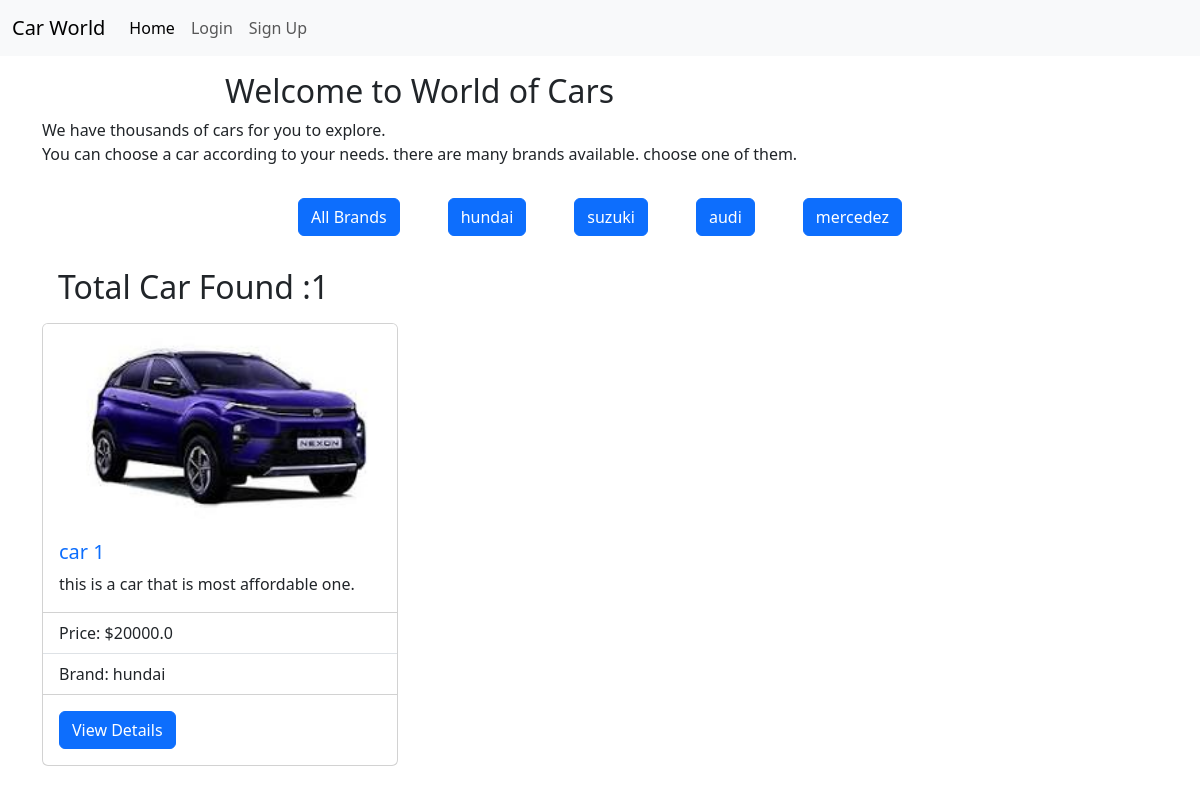
Page /brands_filter/hundai/ on the earlier database version.
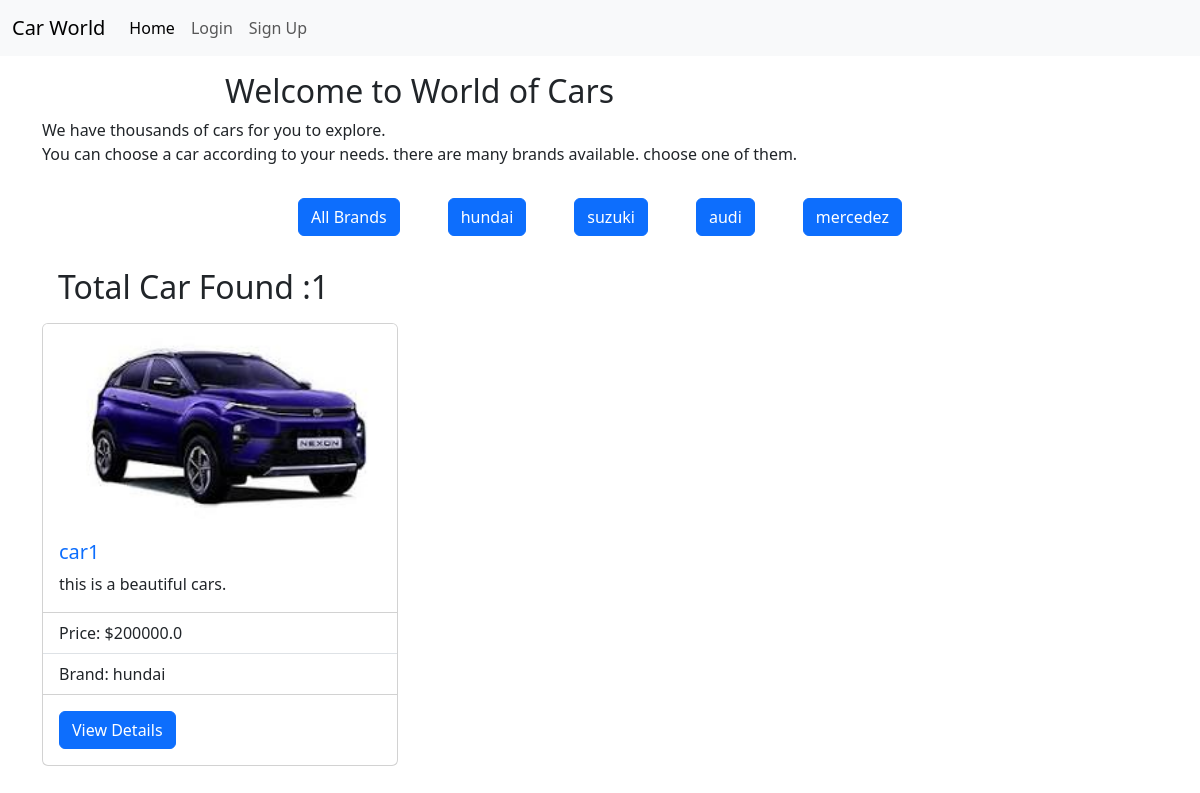
Same page on the later database version.
### brands/models.py (models this page shows, shortened)
class Brands(models.Model):
    name = models.CharField(max_length=100)

### cars/models.py (models this page shows, shortened)
class Car(models.Model):
    brand = models.ForeignKey(Brands, on_delete=models.CASCADE)
    name = models.CharField(max_length=100)
    description = models.TextField()
    image = models.ImageField(upload_to='cars/media/uploads', blank=True, null=True)
    price = models.FloatField()
    quantity = models.PositiveIntegerField(default=0)
    author = models.ForeignKey(User, on_delete=models.CASCADE)
    buyers = models.ManyToManyField(
        User, related_name='bought_cars', blank=True)

### car_world/views.py (the view)
# urls.py: 2. Add a URL to urlpatterns:  path('', views.home, name='home')
def home(request, brand_name=None):
    cars = Car.objects.all()
    brands = Brands.objects.all()
    brandName = brand_name
    if brand_name:
        cars = cars.filter(brand__name=brand_name)
    return render(request, 'home.html', {'cars': cars, 'brands': brands, 'brandName': brandName})

### templates/home.html (shortened to what this page needs)
{% extends 'base.html' %}
{% load static %}
{% block content %}
    <div class="container">
        <div class="d-flex  justify-content-between flex-wrap pt-3 align-items-center mb-3">
            <div>
                <h1 class="h2 text-center">Welcome to World of Cars</h1>
                <p>
                    We have thousands of cars for you to explore. <br>
                    You can choose a car according to your needs. there are many brands available. choose one of them.
                    <br>
                </p>
            </div>
        </div>
    </div>
    <div class="container">
        <div class="d-flex m-3 gap-5 justify-content-center">
            <a class="btn btn-primary text-decoration-none" href="{% url 'home' %}">All Brands</a>
            {% for brand in brands %}
                <a class="btn btn-primary text-decoration-none" href="{% url 'brands_filter' brand.name %}">{{ brand.name }}</a>
            {% endfor %}
        </div>
    </div>
    <div class="container">
        <div class="row">
            <div class="col-md-12">
                {% if cars.exists %}
                {% if cars|length > 1 %}
                <h2 class="text-left m-3">Total Cars Found :{{ cars|length }}</h2>
                {% else %}
                <h2 class="text-left m-3">Total Car Found :{{ cars|length }}</h2>
                {% endif %}
                {% else %}
                <h2 class="text-left m-3">No Cars Found</h2>
                {% endif %}
                <div class="row ">
                    {% for car in cars %}
                        <div class="col-md-4 mb-4">
                            <div class="card">
                                {% if car.image %}
                                    <img src="{{ car.image.url }}" class="card-img-top" alt="{{ car.name }}">
                                {% else %}
                                    <img src="{% static 'placeholder.jpg' %}" class="card-img-top" alt="No Image Available">
                                {% endif %}
                                <div class="card-body">
                                    <h5 class="card-title"><a class="text-decoration-none" href="{% url 'car_detail' car.id %}">{{ car.name }}</a></h5>
                                    <p class="card-text">{{ car.description|truncatewords:20 }}</p>
                                </div>
                                <ul class="list-group list-group-flush">
                                    <li class="list-group-item">Price: ${{ car.price }}</li>
                                    <li class="list-group-item">Brand: {{ car.brand.name }}</li>
                                </ul>
                                <div class="card-body">
                                    <a href="{% url 'car_detail' car.id %}" class="btn btn-primary">View Details</a>
                                </div>
                            </div>
                        </div>
                    {% endfor %}
                </div>
            </div>
        </div>
    </div>
{% endblock %}

### templates/base.html (shortened to what this page needs)
<!DOCTYPE html>
<html lang="en">
  <head>
    <link
      href="https://cdn.jsdelivr.net/npm/bootstrap@5.3.2/dist/css/bootstrap.min.css"
      rel="stylesheet"
    />
    {% load static %}
  </head>
  <body>
    <nav class="navbar navbar-expand-lg bg-body-tertiary">
      <div class="container-fluid">
        <a class="navbar-brand" href="{% url 'home' %}">Car World</a>
        <div class="collapse navbar-collapse" id="navbarNav">
          <ul class="navbar-nav">
            <li class="nav-item">
              <a
                class="nav-link active"
                aria-current="page"
                href="{% url 'home' %}"
                >Home</a
              >
            </li>
            {% if user.is_authenticated %}
            <li class="nav-item">
              <a class="nav-link" href="{% url 'profile' %}">Profile</a>
            </li>
            <li class="nav-item">
              <a class="nav-link" href="{% url 'logout' %}">Logout</a>
            </li>
            {% else %}
            <li class="nav-item">
              <a class="nav-link" href="{% url 'login' %}">Login</a>
            </li>
            <li class="nav-item">
              <a class="nav-link" href="{% url 'signup' %}">Sign Up</a>
            </li>
            {% endif %}
          </ul>
        </div>
      </div>
    </nav>
    {% block content %}
    {% endblock %}
  </body>
</html>

Differences in the rows shown:
removed Car: image (picture), name "car 1", description "this is a car that is most affordable one.", price "20000.0", brand.name "hundai"
added Car: image (picture), name "car1", description "this is a beautiful cars.", price "200000.0", brand.name "hundai"
